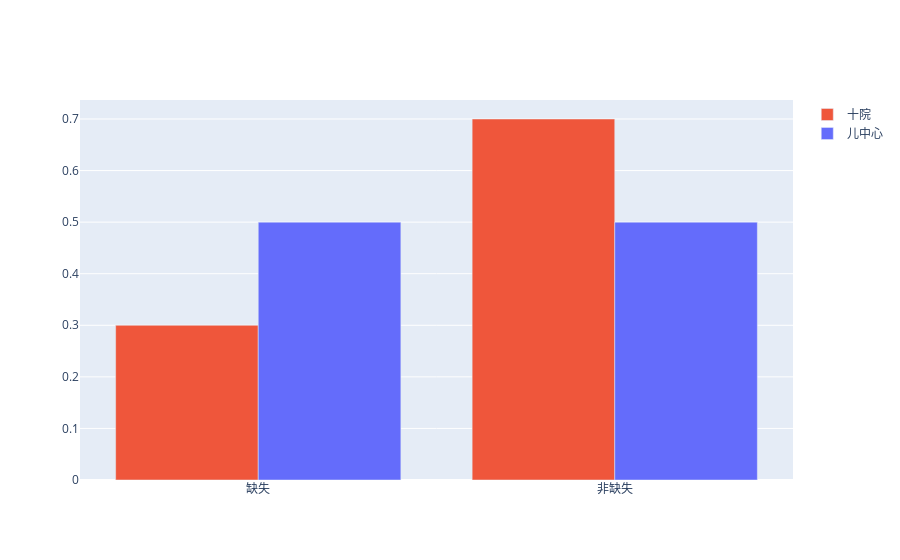

Notebook code for this chart:
### Markdown cell above
### 添加trace

graph_objects没有express中通过```color```自动分组的能力，需要遍历数据集，对每一个分组添加trace

### Code cell
color_mapping = {
    '十院': '#ef563b',
    '儿中心': '#646cfb'
} # 提供数据集和颜色的映射


# 遍历分组
for dataset in data['数据集'].unique():
    sub_df = data.loc[data['数据集'] == dataset]

    # 为已有的Figure添加针对这个数据集的trace
    
    marker_color=color_mapping[dataset]
    fig.add_trace(
        go.Bar(
            x=sub_df['统计项目'], 
            y=sub_df['数值'],
            marker_color=marker_color, 
            name=dataset # 如果不提供name, legend中的图例会采用trace0, trace1等自动生成的名称
        )
    )

### Figure 1 — Plotly figure (JSON) as saved in the notebook; plotly's stock layout.template omitted (floating-point values rounded to 4 significant figures)
{"data": [{"marker": {"color": "#ef563b"}, "name": "十院", "type": "bar", "x": ["缺失", "非缺失"], "y": [0.3, 0.7]}, {"marker": {"color": "#646cfb"}, "name": "儿中心", "type": "bar", "x": ["缺失", "非缺失"], "y": [0.5, 0.5]}], "layout": {}}
